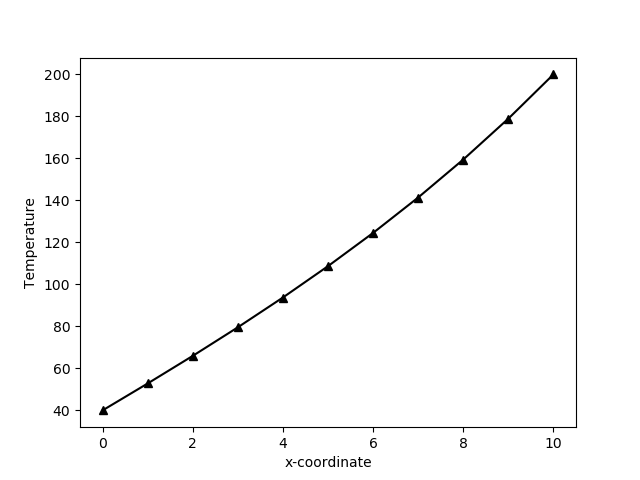

Source code (Python):
import numpy as np
import matplotlib.pyplot as plt

dx =1
h = 0.01
T0 = 20

def diff(start,end,ini,fin,step):
    """returns both matrices to solve equation"""
    n=int((end-start)/step)-1
    A=np.zeros([n,n])
    B=np.zeros(n)    
    A[0][0]= 2+(step*step*h)
    A[0][1]=-1
    B[0]=ini+(h*step*step*T0)
    for i in range(1,n-1):
        A[i][i] = 2 +(step*step*h)
        A[i][i-1]=-1
        A[i][i+1]=-1
        B[i] = h*step*step*T0
    A[n-1][n-1] = 2+(step*step*h)
    A[n-1][n-2] = -1
    B[n-1]=fin+(step*step*h*T0)
    return A,B

def Thomas(A,B):
    """solves Ax=B and returns x for tridiagonal systems"""
    n=np.size(B)
    x=[None]*n
    for i in range(1,n):
        A[i][i-1]=A[i][i-1]/A[i-1][i-1]
        A[i][i] -= A[i][i-1]*A[i-1][i]
    for i in range(n):
        B[i] -= A[i][i-1]*B[i-1]
    x[n-1]=B[n-1]/A[n-1][n-1]
    for i in range(n-2,-1,-1):
        x[i]=(B[i]-(A[i][i+1]*x[i+1]))/A[i][i]
    return x

#main
A,B=diff(0,10,40,200,dx)
b=Thomas(A,B)
b.insert(0,40)
b.append(200)
plt.plot(np.arange(0,10+dx,dx),b,color='black',marker='^')
plt.xlabel('x-coordinate')
plt.ylabel('Temperature')
print(b)
plt.savefig('findiff.png') 